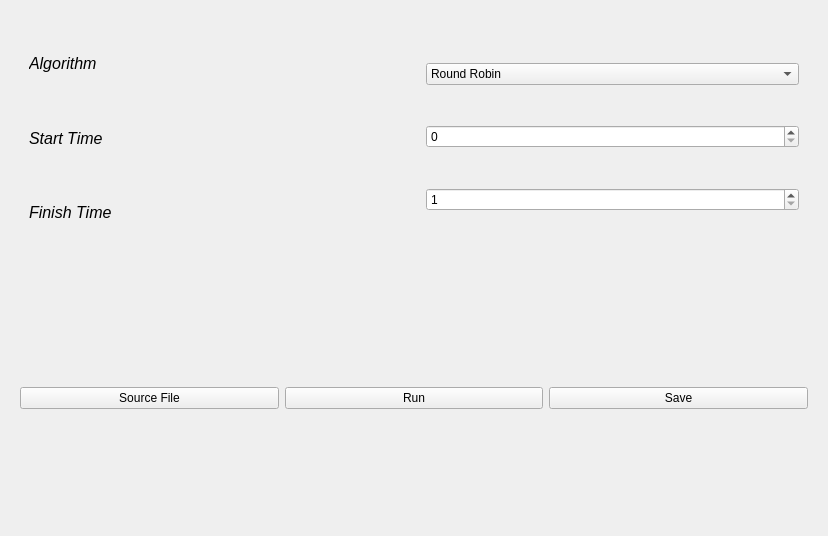
<?xml version="1.0" encoding="UTF-8"?>
<ui version="4.0">
 <class>Wig_run</class>
 <widget class="QWidget" name="Wig_run">
  <property name="geometry">
   <rect>
    <x>0</x>
    <y>0</y>
    <width>828</width>
    <height>536</height>
   </rect>
  </property>
  <property name="windowTitle">
   <string>Form</string>
  </property>
  <layout class="QVBoxLayout" name="verticalLayout_3">
   <item>
    <widget class="QWidget" name="widget_4" native="true">
     <layout class="QHBoxLayout" name="horizontalLayout_2">
      <item>
       <widget class="QWidget" name="widget_3" native="true">
        <layout class="QVBoxLayout" name="verticalLayout">
         <item>
          <widget class="QLabel" name="label">
           <property name="font">
            <font>
             <pointsize>12</pointsize>
             <italic>true</italic>
            </font>
           </property>
           <property name="text">
            <string>Algorithm</string>
           </property>
          </widget>
         </item>
         <item>
          <widget class="QLabel" name="label_2">
           <property name="font">
            <font>
             <pointsize>12</pointsize>
             <italic>true</italic>
            </font>
           </property>
           <property name="text">
            <string>Start Time</string>
           </property>
          </widget>
         </item>
         <item>
          <widget class="QLabel" name="label_3">
           <property name="font">
            <font>
             <pointsize>12</pointsize>
             <italic>true</italic>
            </font>
           </property>
           <property name="text">
            <string>Finish Time</string>
           </property>
          </widget>
         </item>
        </layout>
       </widget>
      </item>
      <item>
       <widget class="QWidget" name="widget_2" native="true">
        <layout class="QVBoxLayout" name="verticalLayout_2">
         <item>
          <widget class="QComboBox" name="ComboBox_Algorithm">
           <item>
            <property name="text">
             <string>Round Robin</string>
            </property>
           </item>
           <item>
            <property name="text">
             <string>FCFS</string>
            </property>
           </item>
           <item>
            <property name="text">
             <string>LCFS</string>
            </property>
           </item>
           <item>
            <property name="text">
             <string>SJF</string>
            </property>
           </item>
          </widget>
         </item>
         <item>
          <widget class="QSpinBox" name="SpinBox_StartTime">
           <property name="maximum">
            <number>1000000</number>
           </property>
          </widget>
         </item>
         <item>
          <widget class="QSpinBox" name="SpinBox_finishTime">
           <property name="minimum">
            <number>1</number>
           </property>
           <property name="maximum">
            <number>1000000</number>
           </property>
          </widget>
         </item>
        </layout>
       </widget>
      </item>
     </layout>
    </widget>
   </item>
   <item>
    <widget class="QWidget" name="widget" native="true">
     <layout class="QHBoxLayout" name="horizontalLayout">
      <item>
       <widget class="QPushButton" name="Butt_SourceFile">
        <property name="text">
         <string>Source File</string>
        </property>
       </widget>
      </item>
      <item>
       <widget class="QPushButton" name="Button_Run">
        <property name="text">
         <string>Run</string>
        </property>
       </widget>
      </item>
      <item>
       <widget class="QPushButton" name="Button_Save">
        <property name="text">
         <string>Save</string>
        </property>
       </widget>
      </item>
     </layout>
    </widget>
   </item>
  </layout>
 </widget>
 <resources/>
 <connections/>
</ui>
